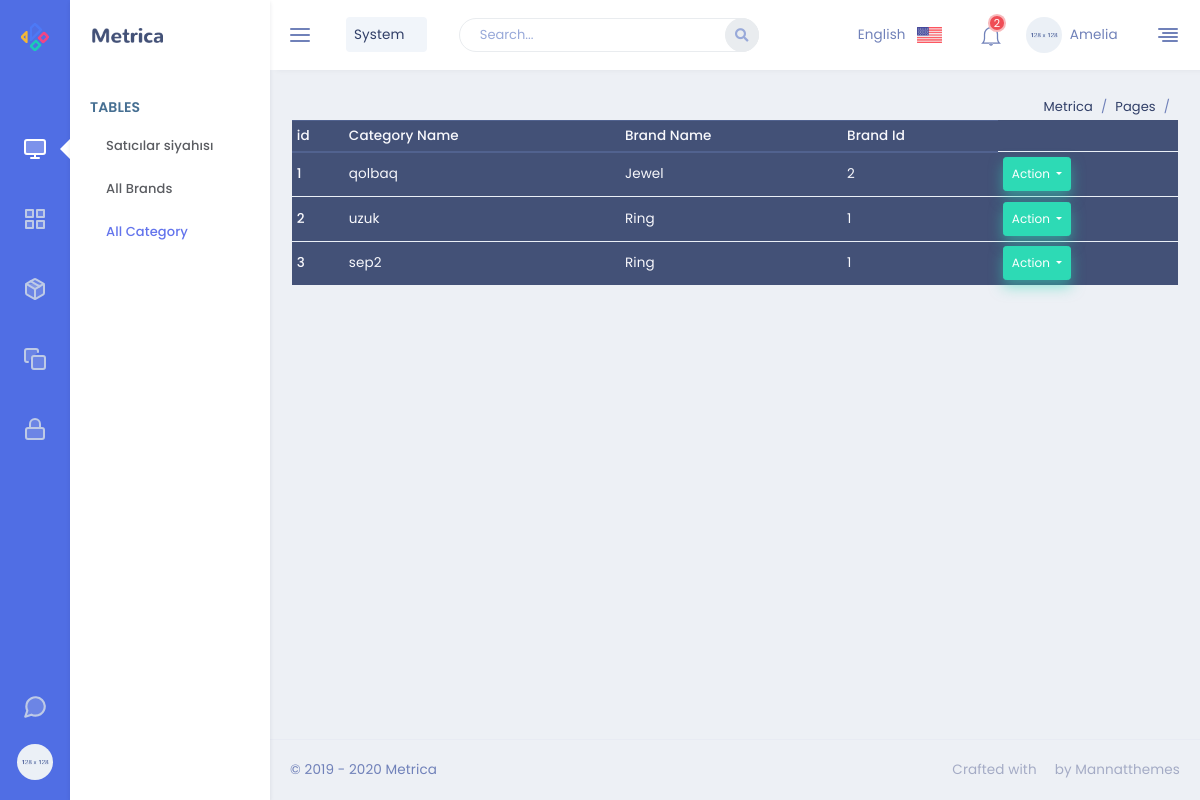
The app's page /admin/Category with its own data.
### Shop/collection/models.py (models this page shows)
class Category(db.Model):
    Category_id = db.Column(db.Integer, primary_key=True)
    CategoryName = db.Column(db.String(30), unique=True, nullable=False)
    products = db.relationship('Products', backref='category', lazy=True)
    brand_id=db.Column(db.Integer,db.ForeignKey('brand.Brand_id'), nullable=False)

class Brand(db.Model):
    Brand_id = db.Column(db.Integer, primary_key=True)
    BrandName = db.Column(db.String(30),unique=True,  nullable=False )
    Categories = db.relationship('Category', backref='brand', lazy=True)

### Shop/Dashboard/routes.py (the view)
@app.route('/admin/Category', methods=['GET', 'POST'])
def Categories():
    cats=Category.query.all()
    return render_template('admin/Category.html',cats=cats )

### Shop/templates/admin/Category.html (shortened to what this page needs)
{% extends 'admin.html' %}
{% block content %}
<table class="table table-sm table-dark">
    <thead>
      <tr>
        <th scope="col">id</th>
        <th scope="col">Category Name</th>
        <th scope="col">Brand Name</th>
        <th scope="col">Brand Id</th>
      </tr>
    </thead>
    <tbody>
      {% for cat in cats %}
      <tr>
        <th scope="row">{{cat.Category_id}}</th>
        <td>{{cat.CategoryName}}</td>
        <td>{{cat.brand.BrandName}}</td>
        <td>{{cat.brand_id}}</td>
        <td>
        <div class="btn-group">
        <button type="button" class="btn btn-success btn-sm dropdown-toggle" data-toggle="dropdown" aria-haspopup="true" aria-expanded="false">
        Action
        </button>
         </div>
        </td>
      </tr>
      {% endfor %}
    </tbody>
  </table>
  {% endblock content %}

### Shop/static/myFiles/css/style.css (style rules this page uses)
html, body, div, span, applet, object, iframe, h1, h2, h3, h4, h5, h6, p, blockquote, pre, a, abbr, acronym, address, big, cite, code, del, dfn, em, img, ins, kbd, q, s, samp, small, strike, strong, sub, sup, tt, var, b, u, i, center, dl, dt, dd, ol, ul, li, fieldset, form, label, legend, table, caption, tbody, tfoot, thead, tr, th, td, article, aside, canvas, details, embed, figure, figcaption, footer, header, hgroup, menu, nav, output, ruby, section, summary, time, mark, audio, video { margin: 0; padding: 0; border: 0; font-size: 100%; font: inherit; vertical-align: baseline; text-decoration: none !important; }
body { line-height: 1; }
table { border-collapse: collapse; border-spacing: 0; }
.active { color: #d2aa5c; text-decoration: none; }
body { font-family: 'Montserrat', sans-serif; background-color: #fff; }

### records on screen
Category: Category_id "1", CategoryName "qolbaq", brand.BrandName "Jewel", brand_id "2"
Category: Category_id "2", CategoryName "uzuk", brand.BrandName "Ring", brand_id "1"
Category: Category_id "3", CategoryName "sep2", brand.BrandName "Ring", brand_id "1"
